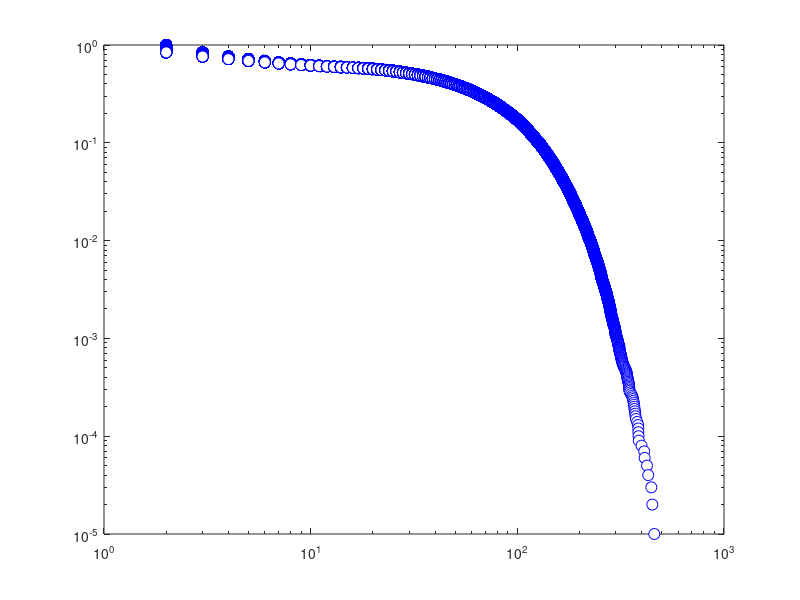
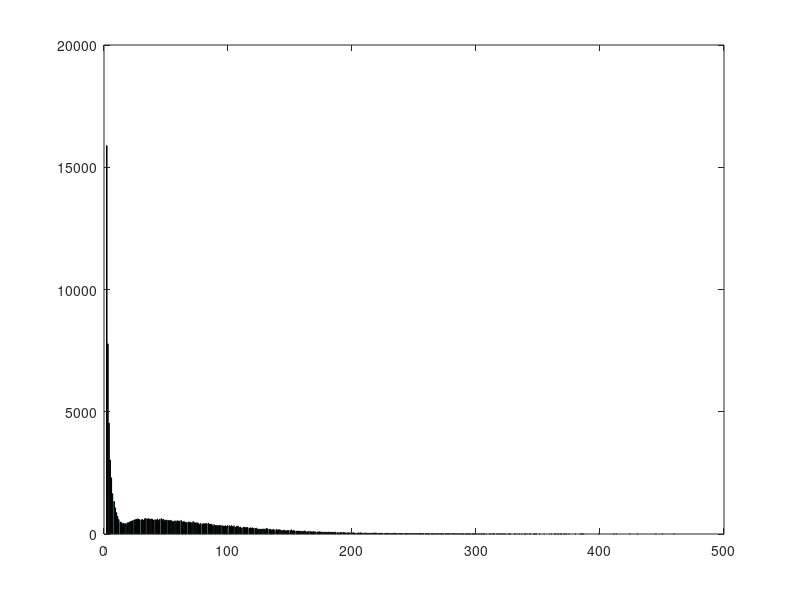

Source code (MATLAB) for these figures, in order:
% x=csvread('xE8.csv');
% p=csvread('paraE8.csv');
% plplot(x, p(1), p(2));
% title('E8', 'fontsize', 30)
% text(10, 0.1, ['xmin=', num2str(p(1))], 'fontsize', 20)
% text(10, 0.06, ['alpha=', num2str(p(2))], 'fontsize', 20)
% print('-depsc', 'powertestE8.eps')

x=csvread('xFor02.csv');
% p=csvread('paraFor02.csv');
% plplot(x, p(1), p(2));
% title('E8', 'fontsize', 30)
% text(10, 0.1, ['xmin=', num2str(p(1))], 'fontsize', 20)
% text(10, 0.06, ['alpha=', num2str(p(2))], 'fontsize', 20)
% print('-depsc', 'powertestFor02.eps')
n = length(x);
c = [sort(x) (n:-1:1)'./n];
loglog(c(:,1),c(:,2), 'bo','MarkerSize',8,'MarkerFaceColor',[1 1 1]);
print('-depsc', 'loglogplot.eps')

figure
hist(x, 1000)
print('-depsc', 'histplot.eps')